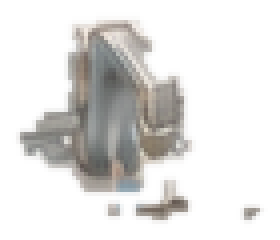
#> input picture tmp/stage4-faucets/middle-faucet-original-pixels-proposal-v1.png, 70 x 60 px, given in place of bathroom-background-closed-v2.png, which was not available (shown 4 times larger)
$ python build_approved_original_faucet_assets.py
#> lines starting #> are read from the running program, lines starting #| are printed output that depends on the picture; after the words box and inside, x2 and y2 are one past the last pixel; in counts of white or black regions, pixels touching at a corner belong together; pictures that were not available may be replaced by others from this repository, and a replacement may not be noted
from pathlib import Path

from PIL import Image, ImageChops, ImageDraw, ImageFilter, ImageOps


ROOT = Path(__file__).resolve().parent
PROJECT = ROOT.parent.parent
ASSET_DIR = PROJECT / "assets" / "stage4" / "level4-bathroom"
ORIGINAL_PATH = ASSET_DIR / "bathroom-background-closed-v2.png"
BACKGROUND_OUT = ASSET_DIR / "bathroom-background-faucets-clean-v1.png"
PREVIEW_OUT = ROOT / "all-original-faucets-implemented-preview-v1.png"

CONFIGS = {
    "left": {
        "clean": ROOT / "bathroom-left-faucet-removed-preview-v1.png",
        "roi": (360, 280, 470, 390),
        "limit": [(12, 16), (84, 16), (96, 31), (96, 78), (83, 89), (14, 89), (5, 73), (5, 31)],
    },
    "middle": {
        "clean": ROOT / "bathroom-middle-faucet-removed-preview-v1.png",
        "roi": (525, 285, 615, 372),
        "limit": [(12, 18), (68, 18), (76, 30), (76, 71), (65, 79), (12, 79), (6, 68), (6, 31)],
    },
    "right": {
        "clean": ROOT / "bathroom-right-faucet-removed-preview-v1.png",
        "roi": (650, 260, 770, 380),
        "limit": [(13, 15), (91, 15), (102, 30), (102, 82), (89, 94), (15, 94), (6, 77), (6, 30)],
    },
}


def largest_component(mask):
    pixels = mask.load()
    width, height = mask.size
    seen = set()
    components = []
    for yy in range(height):
        for xx in range(width):
            if pixels[xx, yy] == 0 or (xx, yy) in seen:
                continue
            stack = [(xx, yy)]
            seen.add((xx, yy))
            component = []
            while stack:
                cx, cy = stack.pop()
                component.append((cx, cy))
                for ny in range(max(0, cy - 1), min(height, cy + 2)):
                    for nx in range(max(0, cx - 1), min(width, cx + 2)):
                        if pixels[nx, ny] and (nx, ny) not in seen:
                            seen.add((nx, ny))
                            stack.append((nx, ny))
            components.append(component)
    result = Image.new("L", mask.size, 0)
    output = result.load()
    for xx, yy in (max(components, key=len) if components else []):
        output[xx, yy] = 255
    return result


original = Image.open(ORIGINAL_PATH).convert("RGBA")
#> original is the input picture: PIL image 70x60 RGBA; mean R, G, B, A 180.9, 176.8, 171.8, 73.5
clean_background = original.copy()
sprites = {}

for name, config in CONFIGS.items():
    roi = config["roi"]
    source = original.crop(roi)
#> source: PIL image 110x110 RGBA; every value is 0
    clean_full = Image.open(config["clean"]).convert("RGBA")
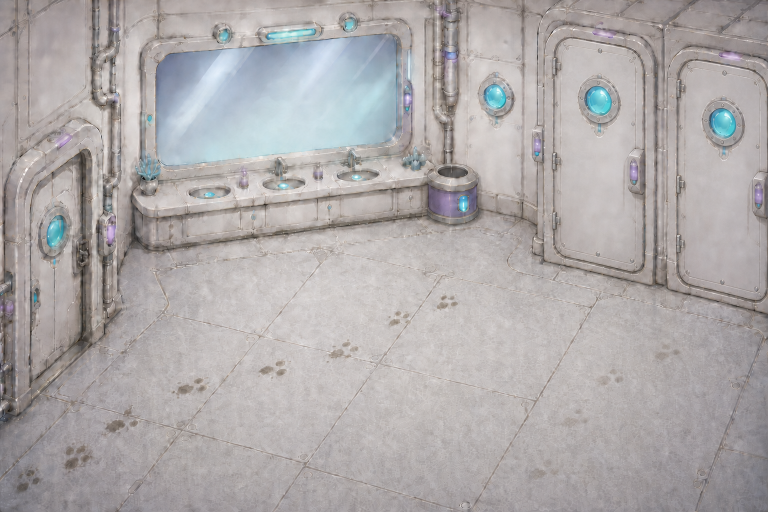
#> input picture tmp/stage4-faucets/bathroom-left-faucet-removed-preview-v1.png, 1536 x 1024 px (shown at 1/2 size)
    clean_source = clean_full.crop(roi)
    diff = ImageChops.difference(source.convert("RGB"), clean_source.convert("RGB"))
    mask = ImageOps.grayscale(diff).point(lambda p: 255 if p >= 26 else 0)
#> mask: PIL image 110x110 L; every value is 255
    mask = mask.filter(ImageFilter.MaxFilter(5)).filter(ImageFilter.MinFilter(3))
    limit = Image.new("L", source.size, 0)
#> limit: PIL image 110x110 L; every value is 0
    ImageDraw.Draw(limit).polygon(config["limit"], fill=255)
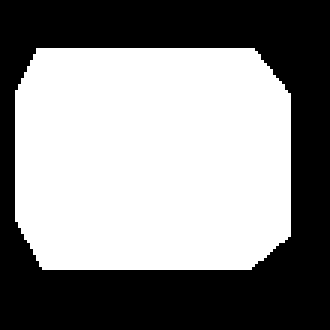
#> limit: PIL image 110x110 L (shown 3 times larger); 53.7% white; 1 black region, box (x1, y1, x2, y2) and area: (0, 0, 110, 110) 5599
    mask = largest_component(ImageChops.multiply(mask, limit))
    mask = mask.filter(ImageFilter.GaussianBlur(.55))

    bbox = mask.getbbox()
#> bbox = (3, 14, 99, 92)
    if not bbox:
        raise RuntimeError(f"No faucet pixels found for {name}")
    padded = (max(0, bbox[0] - 3), max(0, bbox[1] - 3),
              min(source.width, bbox[2] + 3), min(source.height, bbox[3] + 3))
#> padded = (0, 11, 102, 95)
    sprite = source.crop(padded)
#> sprite: PIL image 102x84 RGBA; every value is 0
    sprite.putalpha(mask.crop(padded))
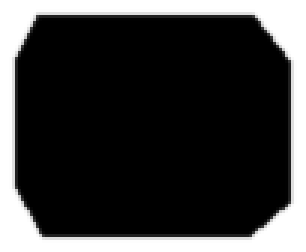
#> sprite: PIL image 102x84 RGBA (shown 3 times larger); mean R, G, B, A 0, 0, 0, 193.5; transparent parts drawn white
    sprite_path = ASSET_DIR / f"faucet-{name}-original-sprite-v2.png"
    sprite.save(sprite_path)
    offset = (roi[0] + padded[0], roi[1] + padded[1])
#> offset = (360, 291)
    sprites[name] = {"image": sprite, "offset": offset, "path": sprite_path}

    # Replace only the faucet silhouette and a narrow antialiased edge with the
    # locally inpainted clean plate. Preserve all other original room pixels.
    removal_mask = mask.filter(ImageFilter.MaxFilter(7)).filter(ImageFilter.GaussianBlur(.7))
    clean_background.paste(clean_source, (roi[0], roi[1]), removal_mask)
#> pass 2 of the loop `for name, config in CONFIGS.items():`:
#> source: PIL image 90x87 RGBA; every value is 0
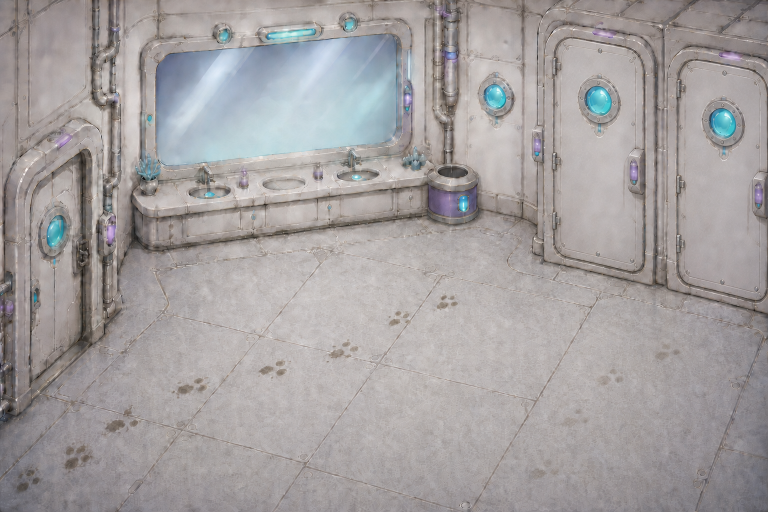
#> input picture tmp/stage4-faucets/bathroom-middle-faucet-removed-preview-v1.png, 1536 x 1024 px (shown at 1/2 size)
#> clean_source: PIL image 90x87 RGBA
#> diff: PIL image 90x87 RGB
#> bbox = (4, 16, 79, 82)
#> padded = (1, 13, 82, 85)
#> `sprite.putalpha(mask.crop(padded))`:
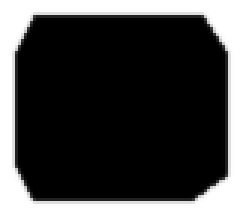
#> sprite: PIL image 81x72 RGBA (shown 3 times larger); mean R, G, B, A 0, 0, 0, 184.6; transparent parts drawn white
#> `offset = (roi[0] + padded[0], roi[1] + padded[1])`: offset = (526, 298)
#> `removal_mask = mask.filter(ImageFilter.MaxFilter(7)).filter(ImageFilte..`:
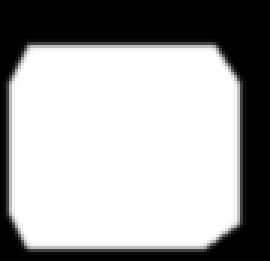
#> removal_mask: PIL image 90x87 L (shown 3 times larger); min 0, max 255, mean 164.7
#> pass 3 of the loop `for name, config in CONFIGS.items():`:
#> source: PIL image 120x120 RGBA; every value is 0
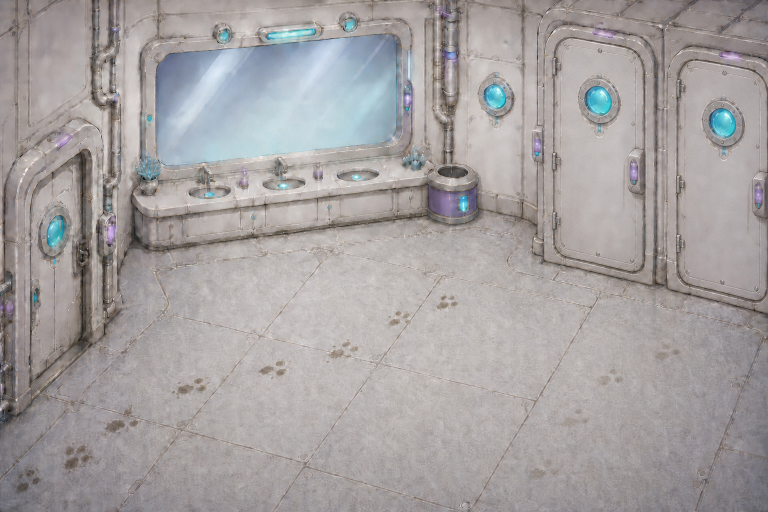
#> input picture tmp/stage4-faucets/bathroom-right-faucet-removed-preview-v1.png, 1536 x 1024 px (shown at 1/2 size)
#> clean_source: PIL image 120x120 RGBA
#> diff: PIL image 120x120 RGB
#> bbox = (4, 13, 105, 97)
#> padded = (1, 10, 108, 100)
#> `sprite.putalpha(mask.crop(padded))`:
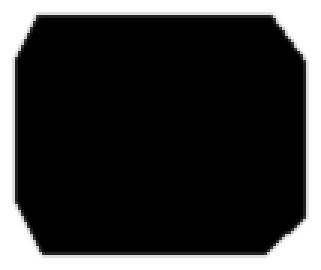
#> sprite: PIL image 107x90 RGBA (shown 3 times larger); mean R, G, B, A 0, 0, 0, 197.3; transparent parts drawn white
#> `offset = (roi[0] + padded[0], roi[1] + padded[1])`: offset = (651, 270)
#> `removal_mask = mask.filter(ImageFilter.MaxFilter(7)).filter(ImageFilte..`:
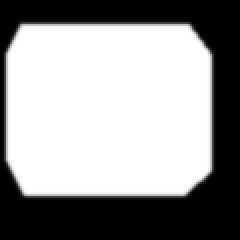
#> removal_mask: PIL image 120x120 L (shown 2 times larger); min 0, max 255, mean 151.4

clean_background.save(BACKGROUND_OUT)


def composite(highlight_name=None):
    image = clean_background.copy()
    for name, data in sprites.items():
        sprite = data["image"]
        offset = data["offset"]
        if name == highlight_name:
            alpha = sprite.getchannel("A")
            expanded = alpha.filter(ImageFilter.MaxFilter(11))
            ring = ImageChops.subtract(expanded, alpha)
            glow = ring.filter(ImageFilter.GaussianBlur(4))
            glow_patch = Image.new("RGBA", sprite.size, (255, 211, 101, 0))
            glow_patch.putalpha(glow.point(lambda p: round(p * .72)))
            image.alpha_composite(glow_patch, offset)
            ring_patch = Image.new("RGBA", sprite.size, (255, 211, 101, 0))
            ring_patch.putalpha(ring)
            image.alpha_composite(ring_patch, offset)
        image.alpha_composite(sprite, offset)
#> this loop made 3 passes
    return image.resize((768, 512), Image.Resampling.LANCZOS)
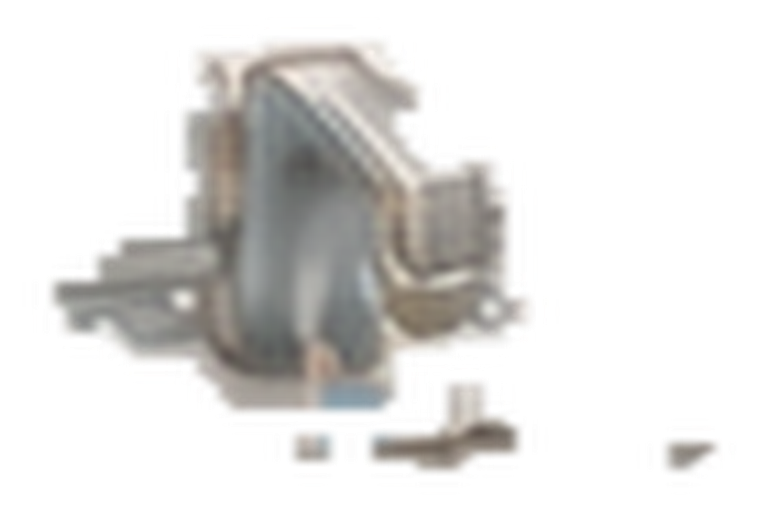
#> returned value: PIL image 768x512 RGBA; mean R, G, B, A 60.9, 59.4, 57.4, 73.5; transparent parts drawn white


normal = composite()
highlight = composite("middle")
#> call 2 of composite, with highlight_name = 'middle'
#> the loop in composite (call 2), `for name, data in sprites.items():` made 3 passes
#> after the loop in composite (call 2), `for name, data in sprites.items():`:
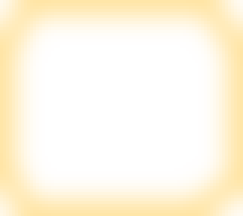
#> glow_patch: PIL image 81x72 RGBA (shown 3 times larger); mean R, G, B, A 255, 211, 101, 43.7; transparent parts drawn white
#> after the loop in composite (call 2), `for name, data in sprites.items():`:
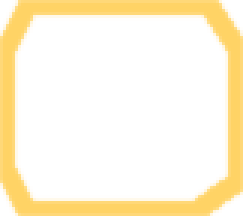
#> ring_patch: PIL image 81x72 RGBA (shown 3 times larger); mean R, G, B, A 255, 211, 101, 61.1; transparent parts drawn white
header = 52
preview = Image.new("RGBA", (1536, 512 + header), (15, 19, 27, 255))
preview.alpha_composite(normal, (0, header))
preview.alpha_composite(highlight, (768, header))
labels = ImageDraw.Draw(preview)
labels.text((24, 18), "THREE ORIGINAL-PIXEL FAUCET SPRITES", fill=(238, 242, 248, 255))
labels.text((792, 18), "MIDDLE FAUCET HOVER", fill=(255, 211, 101, 255))
preview.save(PREVIEW_OUT)
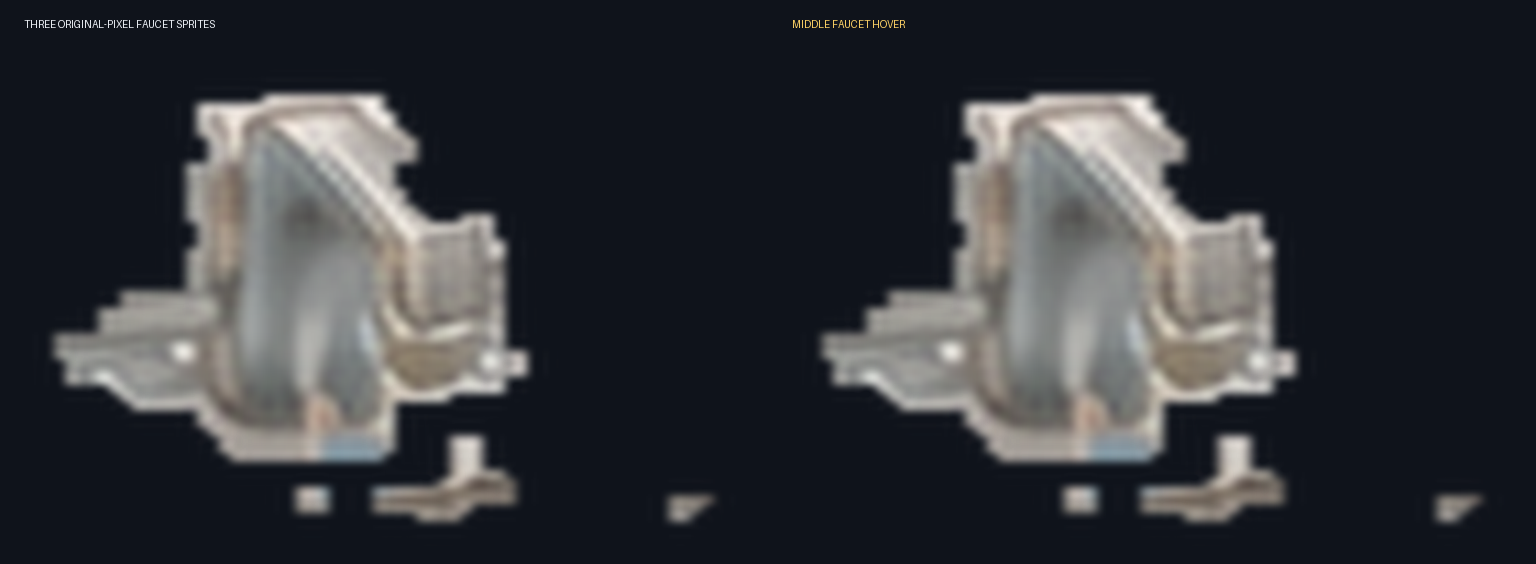
#> saved as all-original-faucets-implemented-preview-v1.png: PIL image 1536x564 RGBA; mean R, G, B, A 51.2, 53.3, 57.8, 255

for name, data in sprites.items():
    image = data["image"]
    x, y = data["offset"]
    print(f"{name}: {data['path']} source=({x},{y},{image.width},{image.height}) canvas=({x*0.625:.3f},{y*0.625:.3f},{image.width*0.625:.3f},{image.height*0.625:.3f})")
#> this loop made 3 passes
#| left: assets/stage4/level4-bathroom/faucet-left-original-sprite-v2.png source=(360,291,102,84) canvas=(225.000,181.875,63.750,52.500)
#| middle: assets/stage4/level4-bathroom/faucet-middle-original-sprite-v2.png source=(526,298,81,72) canvas=(328.750,186.250,50.625,45.000)
#| right: assets/stage4/level4-bathroom/faucet-right-original-sprite-v2.png source=(651,270,107,90) canvas=(406.875,168.750,66.875,56.250)
print(f"background: {BACKGROUND_OUT}")
print(f"preview: {PREVIEW_OUT}")
